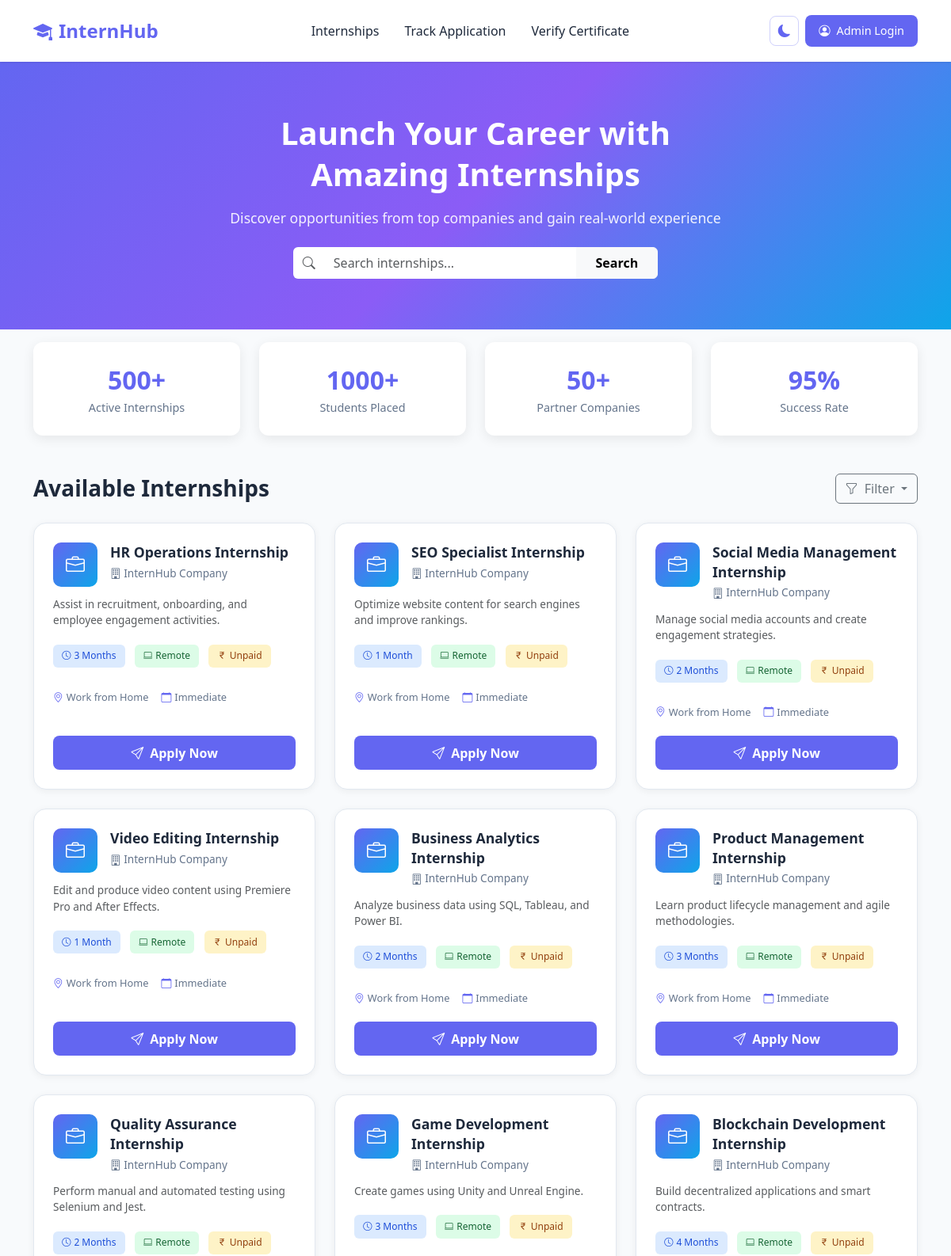
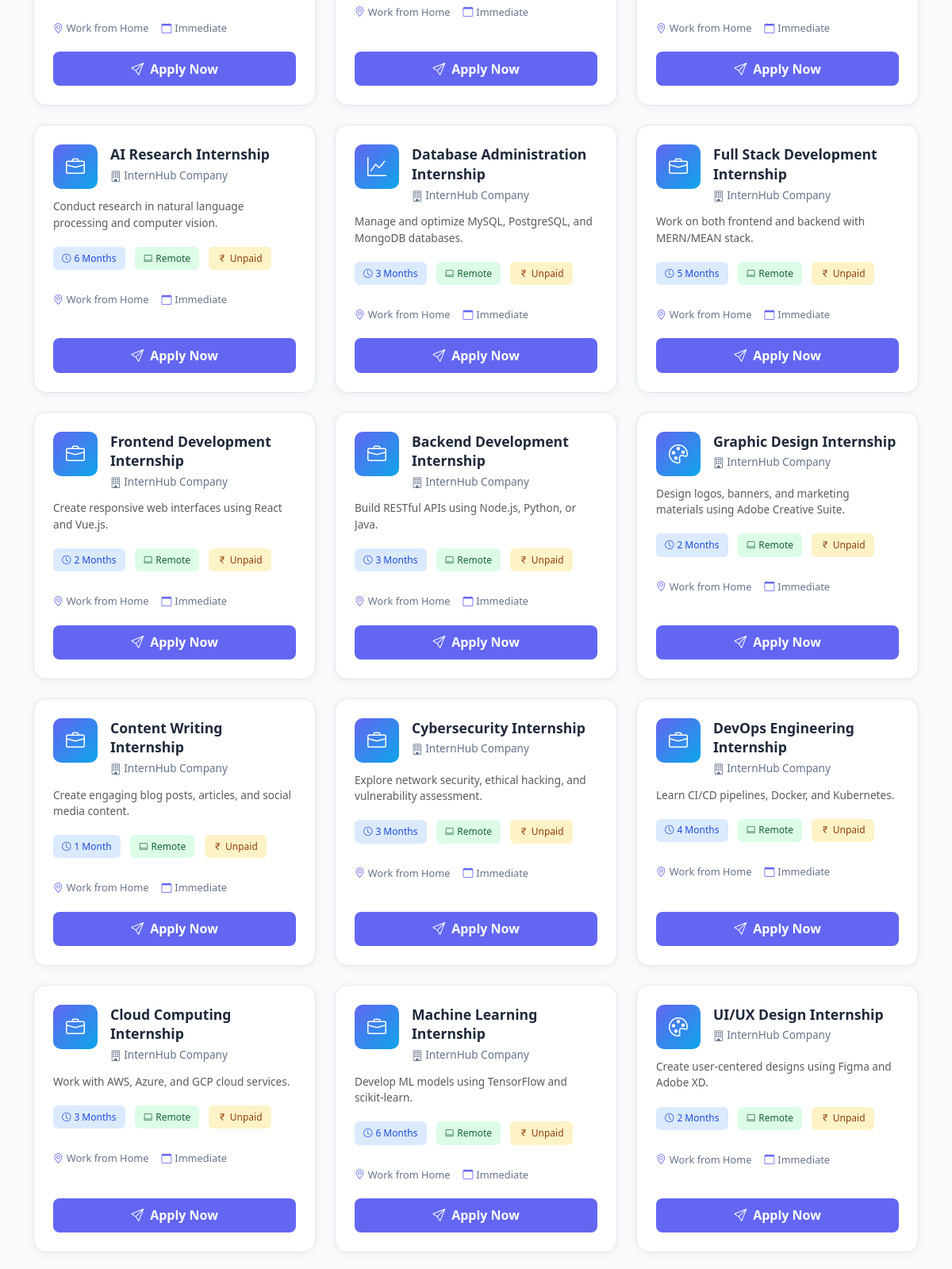
The page / (upper part) on the database its author committed (2 pictures, top to bottom).
### tables this page shows
CREATE TABLE internships (
  id INT AUTO_INCREMENT PRIMARY KEY,
  title VARCHAR(100),
  description TEXT,
  duration VARCHAR(50)
);

### index.php (the view, shortened to what this page needs)
<?php
require 'includes/db.php';
$search = isset($_GET['search']) ? trim($_GET['search']) : '';
$category = isset($_GET['category']) ? trim($_GET['category']) : '';
$sql = "SELECT * FROM internships WHERE 1=1";
$params = [];
$sql .= " ORDER BY id DESC";
$stmt = $conn->prepare($sql);
$stmt->execute($params);
$result = $stmt;
?>
<!DOCTYPE html>
<html lang="en">
<head>
  <link rel="stylesheet" href="https://cdn.jsdelivr.net/npm/bootstrap@5.3.0/dist/css/bootstrap.min.css">
  <link rel="stylesheet" href="https://cdn.jsdelivr.net/npm/bootstrap-icons@1.11.0/font/bootstrap-icons.css">
</head>
<body>
  <nav class="navbar navbar-expand-lg sticky-top">
    <div class="container">
      <a class="navbar-brand" href="index.php"><i class="bi bi-mortarboard-fill me-2"></i>InternHub</a>
      <div class="collapse navbar-collapse" id="navbarNav">
        <ul class="navbar-nav mx-auto">
          <li class="nav-item"><a class="nav-link active" href="index.php">Internships</a></li>
          <li class="nav-item"><a class="nav-link" href="track_application.php">Track Application</a></li>
          <li class="nav-item"><a class="nav-link" href="verify_certificate.php">Verify Certificate</a></li>
        </ul>
        <button class="theme-toggle me-2" onclick="toggleTheme()" title="Toggle Dark Mode">
          <i class="bi bi-moon-fill" id="themeIcon"></i>
        </button>
        <a href="admin/login.php" class="btn btn-login"><i class="bi bi-person-circle me-1"></i> Admin Login</a>
      </div>
    </div>
  </nav>
  <section class="hero">
    <div class="container text-center">
      <h1>Launch Your Career with<br>Amazing Internships</h1>
      <p class="mt-3">Discover opportunities from top companies and gain real-world experience</p>
      <form method="get" class="mt-4">
        <div class="row justify-content-center g-2">
          <div class="col-md-6 col-lg-5">
            <div class="input-group">
              <span class="input-group-text bg-white border-0"><i class="bi bi-search text-muted"></i></span>
              <input type="text" name="search" class="form-control border-0 py-2" placeholder="Search internships..."
                     value="<?= htmlspecialchars($search) ?>">
              <button type="submit" class="btn btn-light fw-semibold px-4">Search</button>
            </div>
          </div>
        </div>
      </form>
    </div>
  </section>
  <section class="stats mt-3">
    <div class="container">
      <div class="row g-4 justify-content-center">
        <div class="col-md-3 col-6">
          <div class="stat-item">
            <div class="stat-number">500+</div>
            <div class="stat-label">Active Internships</div>
          </div>
        </div>
        <div class="col-md-3 col-6">
          <div class="stat-item">
            <div class="stat-number">1000+</div>
            <div class="stat-label">Students Placed</div>
          </div>
        </div>
        <div class="col-md-3 col-6">
          <div class="stat-item">
            <div class="stat-number">50+</div>
            <div class="stat-label">Partner Companies</div>
          </div>
        </div>
        <div class="col-md-3 col-6">
          <div class="stat-item">
            <div class="stat-number">95%</div>
            <div class="stat-label">Success Rate</div>
          </div>
        </div>
      </div>
    </div>
  </section>
  <section class="py-5">
    <div class="container">
      <div class="d-flex justify-content-between align-items-center mb-4">
        <h2 class="section-title mb-0">Available Internships</h2>
        <div class="dropdown">
          <button class="btn btn-outline-secondary dropdown-toggle" type="button" data-bs-toggle="dropdown">
            <i class="bi bi-funnel me-1"></i> <?= $category && $category !== 'all' ? htmlspecialchars(ucfirst($category)) : 'Filter' ?>
          </button>
        </div>
      </div>
      <div class="row g-4">
        <?php while ($row = $result->fetch()): $hasResults = true; ?>
          <?php
            $icons = ['Web' => 'bi-code-slash', 'Data' => 'bi-graph-up', 'Digital' => 'bi-megaphone', 'Design' => 'bi-palette'];
            $icon = 'bi-briefcase';
            foreach ($icons as $key => $val) {
              if (stripos($row['title'], $key) !== false) { $icon = $val; break; }
            }
          ?>
          <div class="col-lg-4 col-md-6">
            <div class="internship-card">
              <div class="d-flex align-items-start">
                <div class="company-logo me-3">
                  <i class="bi <?= $icon ?>"></i>
                </div>
                <div class="flex-grow-1">
                  <h5 class="internship-title"><?= htmlspecialchars($row['title']) ?></h5>
                  <p class="company-name mb-0"><i class="bi bi-building"></i> InternHub Company</p>
                </div>
              </div>
              <p class="text-muted internship-desc"><?= htmlspecialchars($row['description']) ?></p>
              <div class="tags-container">
                <span class="tag tag-duration"><i class="bi bi-clock"></i><?= htmlspecialchars($row['duration']) ?></span>
                <span class="tag tag-type"><i class="bi bi-laptop"></i>Remote</span>
                <span class="tag tag-mode"><i class="bi bi-currency-rupee"></i>Unpaid</span>
              </div>
              <div class="internship-meta">
                <span><i class="bi bi-geo-alt"></i>Work from Home</span>
                <span><i class="bi bi-calendar"></i>Immediate</span>
              </div>
              <a href="apply.php?id=<?= (int)$row['id'] ?>" class="btn btn-apply">
                <i class="bi bi-send"></i>Apply Now
              </a>
            </div>
          </div>
        <?php endwhile; ?>
      </div>
    </div>
  </section>
</body>
</html>

### index.php (style rules this page uses)
:root { --primary: #6366f1; --primary-dark: #4f46e5; --secondary: #0ea5e9; --success: #10b981; --warning: #f59e0b; --dark: #1e293b; }
* { font-family: 'Segoe UI', system-ui, -apple-system, sans-serif; box-sizing: border-box; }
body { background: #f8fafc; overflow-x: hidden; }
.navbar { background: #fff; box-shadow: 0 1px 3px rgba(0,0,0,0.1); padding: 0.75rem 0; }
.navbar-brand { font-weight: 700; font-size: 1.25rem; color: var(--primary) !important; }
.nav-link { color: var(--dark) !important; font-weight: 500; margin: 0 0.25rem; padding: 0.5rem 0.75rem !important; }
.btn-login { background: var(--primary); color: #fff !important; border-radius: 8px; padding: 0.5rem 1rem; font-size: 0.9rem; white-space: nowrap; }
.hero { background: linear-gradient(135deg, var(--primary) 0%, #8b5cf6 50%, var(--secondary) 100%); padding: 2.5rem 0 3rem; color: #fff; }
.hero h1 { font-size: 1.75rem; font-weight: 800; line-height: 1.3; }
.hero p { font-size: 1rem; opacity: 0.9; }
.stats { margin-top: -1.5rem; position: relative; z-index: 10; }
.stat-item { background: #fff; border-radius: 12px; padding: 1rem; text-align: center; box-shadow: 0 4px 15px rgba(0,0,0,0.08); }
.stat-number { font-size: 1.5rem; font-weight: 700; color: var(--primary); }
.stat-label { color: #64748b; font-size: 0.8rem; }
.section-title { font-size: 1.5rem; font-weight: 700; color: var(--dark); }
.internship-card { background: #fff; border-radius: 16px; padding: 1.5rem; box-shadow: 0 2px 10px rgba(0,0,0,0.06); border: 1px solid #e2e8f0; transition: all 0.3s ease; height: 100%; display: flex; flex-direction: column; gap: 0.75rem; }
.company-logo { width: 48px; height: 48px; min-width: 48px; background: linear-gradient(135deg, var(--primary), var(--secondary)); border-radius: 10px; display: flex; align-items: center; justify-content: center; color: #fff; font-size: 1.25rem; font-weight: 700; flex-shrink: 0; }
.internship-title { font-size: 1rem; font-weight: 600; color: var(--dark); margin: 0; line-height: 1.4; word-wrap: break-word; overflow-wrap: break-word; }
.company-name { color: #64748b; font-size: 0.85rem; margin-top: 0.25rem; }
.company-name i { vertical-align: middle; }
.internship-desc { font-size: 0.85rem; line-height: 1.5; overflow: hidden; display: -webkit-box; -webkit-line-clamp: 3; -webkit-box-orient: vertical; text-overflow: ellipsis; max-height: 4.5em; margin-bottom: 0.5rem; }
.tag { display: inline-flex; align-items: center; padding: 0.35rem 0.7rem; border-radius: 6px; font-size: 0.75rem; font-weight: 500; margin-right: 0.5rem; margin-bottom: 0.5rem; white-space: nowrap; gap: 0.25rem; }
.tag i { font-size: 0.7rem; }
.tag-duration { background: #dbeafe; color: #1d4ed8; }
.tag-type { background: #dcfce7; color: #166534; }
.tag-mode { background: #fef3c7; color: #92400e; }
.internship-meta { display: flex; flex-wrap: wrap; gap: 1rem; color: #64748b; font-size: 0.8rem; margin: 0.5rem 0; }
.internship-meta i { color: var(--primary); margin-right: 0.25rem; vertical-align: middle; }
.internship-meta span { white-space: nowrap; display: inline-flex; align-items: center; }
.btn-apply { background: var(--primary); color: #fff; border: none; border-radius: 8px; padding: 0.6rem 1.25rem; font-weight: 600; width: 100%; transition: all 0.2s; margin-top: auto; display: inline-flex; align-items: center; justify-content: center; gap: 0.5rem; }
@media (min-width: 768px) { .navbar { padding: 1rem 0; } }
@media (min-width: 768px) { .navbar-brand { font-size: 1.5rem; } }
@media (min-width: 768px) { .hero { padding: 4rem 0; } }
@media (min-width: 768px) { .hero h1 { font-size: 2.5rem; } }
@media (min-width: 768px) { .hero p { font-size: 1.1rem; } }
@media (min-width: 768px) { .stats { margin-top: -2rem; } }
@media (min-width: 768px) { .stat-number { font-size: 2rem; } }
@media (min-width: 768px) { .stat-label { font-size: 0.9rem; } }
@media (min-width: 768px) { .stat-item { padding: 1.5rem; } }
@media (min-width: 768px) { .section-title { font-size: 1.75rem; } }
@media (min-width: 768px) { .internship-card { padding: 1.5rem; } }
@media (min-width: 768px) { .company-logo { width: 56px; height: 56px; min-width: 56px; font-size: 1.5rem; } }
@media (min-width: 768px) { .internship-title { font-size: 1.1rem; } }
.theme-toggle { background: transparent; border: 1px solid rgba(99,102,241,0.3); border-radius: 8px; padding: 0.4rem 0.6rem; cursor: pointer; transition: all 0.2s; }
.theme-toggle i { font-size: 1rem; color: var(--primary); }

### rows shown on the page
internships: title "HR Operations Internship", description "Assist in recruitment, onboarding, and employee engagement activities.", duration "3 Months"
internships: title "SEO Specialist Internship", description "Optimize website content for search engines and improve rankings.", duration "1 Month"
internships: title "Social Media Management Internship", description "Manage social media accounts and create engagement strategies.", duration "2 Months"
internships: title "Video Editing Internship", description "Edit and produce video content using Premiere Pro and After Effects.", duration "1 Month"
internships: title "Business Analytics Internship", description "Analyze business data using SQL, Tableau, and Power BI.", duration "2 Months"
internships: title "Product Management Internship", description "Learn product lifecycle management and agile methodologies.", duration "3 Months"
internships: title "Quality Assurance Internship", description "Perform manual and automated testing using Selenium and Jest.", duration "2 Months"
internships: title "Game Development Internship", description "Create games using Unity and Unreal Engine.", duration "3 Months"
internships: title "Blockchain Development Internship", description "Build decentralized applications and smart contracts.", duration "4 Months"
internships: title "AI Research Internship", description "Conduct research in natural language processing and computer vision.", duration "6 Months"
internships: title "Database Administration Internship", description "Manage and optimize MySQL, PostgreSQL, and MongoDB databases.", duration "3 Months"
internships: title "Full Stack Development Internship", description "Work on both frontend and backend with MERN/MEAN stack.", duration "5 Months"
internships: title "Frontend Development Internship", description "Create responsive web interfaces using React and Vue.js.", duration "2 Months"
internships: title "Backend Development Internship", description "Build RESTful APIs using Node.js, Python, or Java.", duration "3 Months"
internships: title "Graphic Design Internship", description "Design logos, banners, and marketing materials using Adobe Creative Suite.", duration "2 Months"
internships: title "Content Writing Internship", description "Create engaging blog posts, articles, and social media content.", duration "1 Month"
internships: title "Cybersecurity Internship", description "Explore network security, ethical hacking, and vulnerability assessment.", duration "3 Months"
internships: title "DevOps Engineering Internship", description "Learn CI/CD pipelines, Docker, and Kubernetes.", duration "4 Months"
internships: title "Cloud Computing Internship", description "Work with AWS, Azure, and GCP cloud services.", duration "3 Months"
internships: title "Machine Learning Internship", description "Develop ML models using TensorFlow and scikit-learn.", duration "6 Months"
internships: title "UI/UX Design Internship", description "Create user-centered designs using Figma and Adobe XD.", duration "2 Months"
